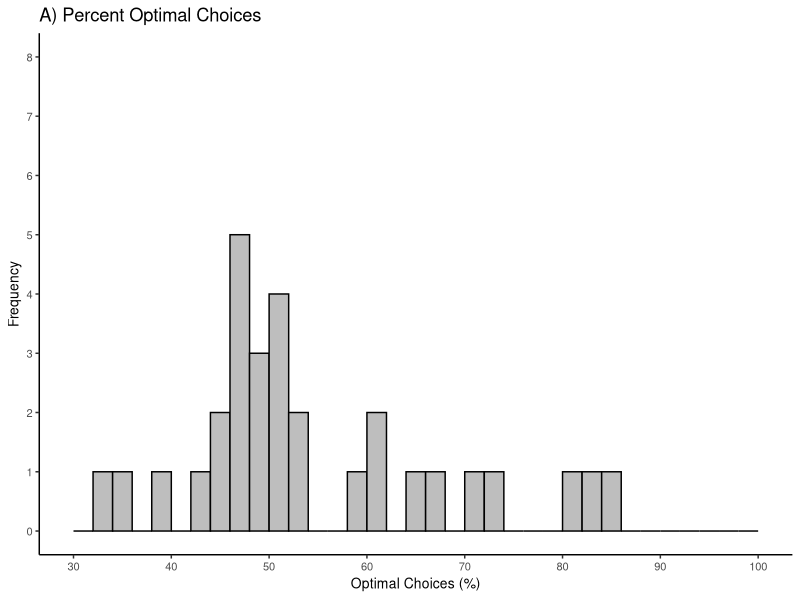
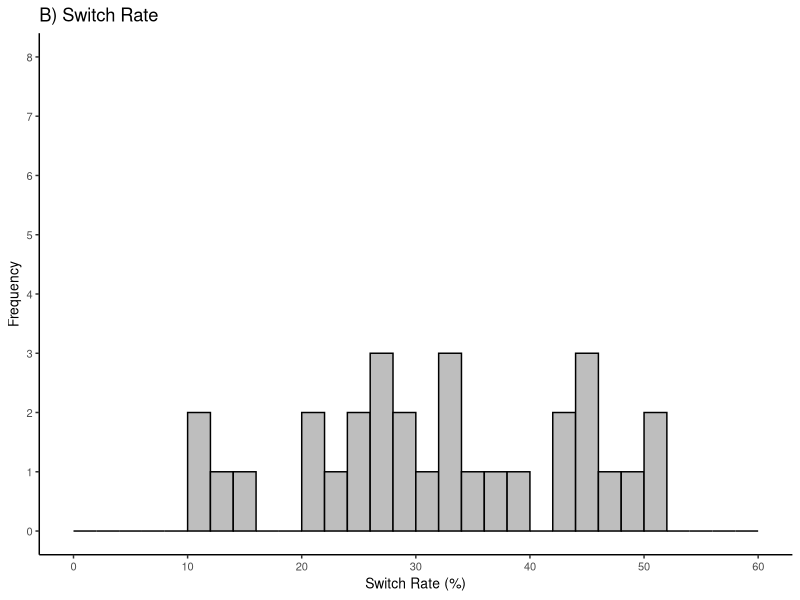
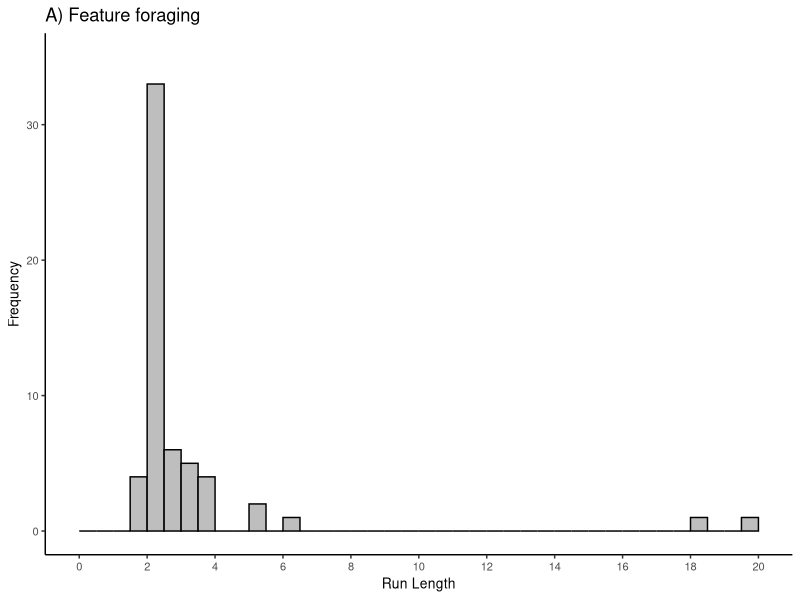
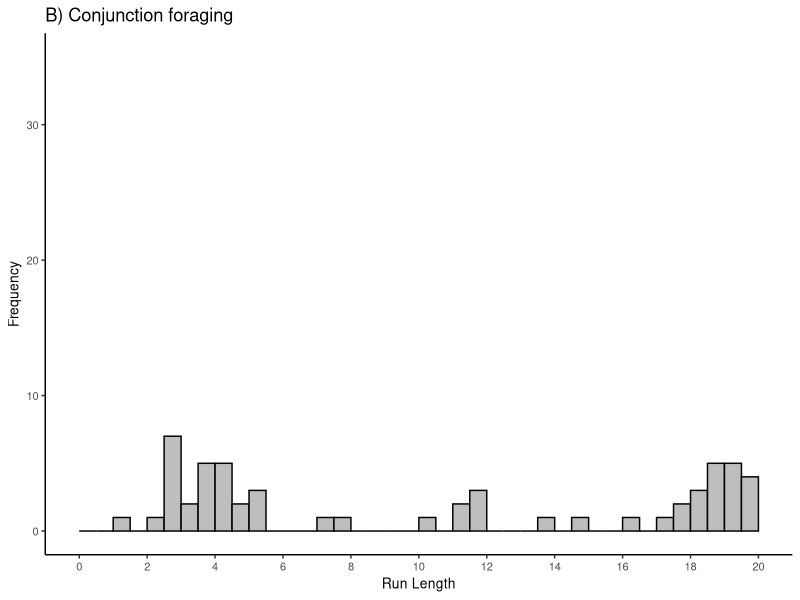
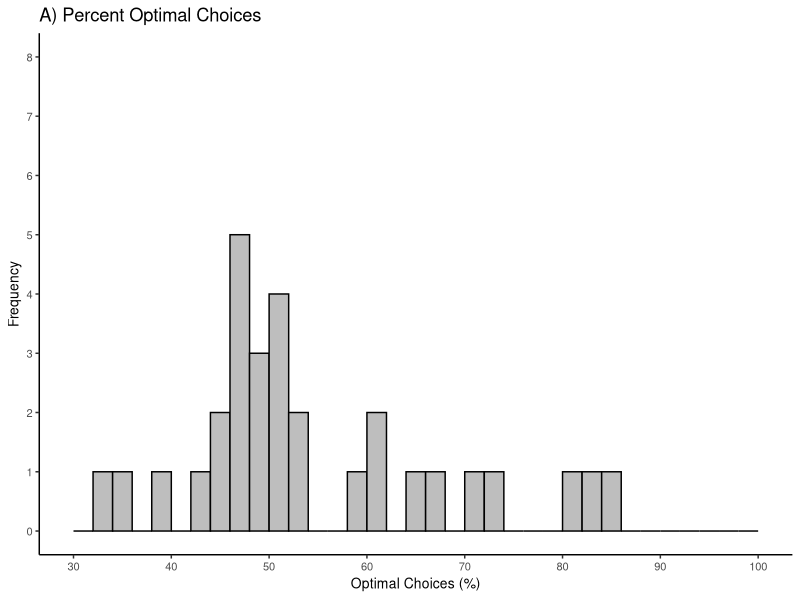
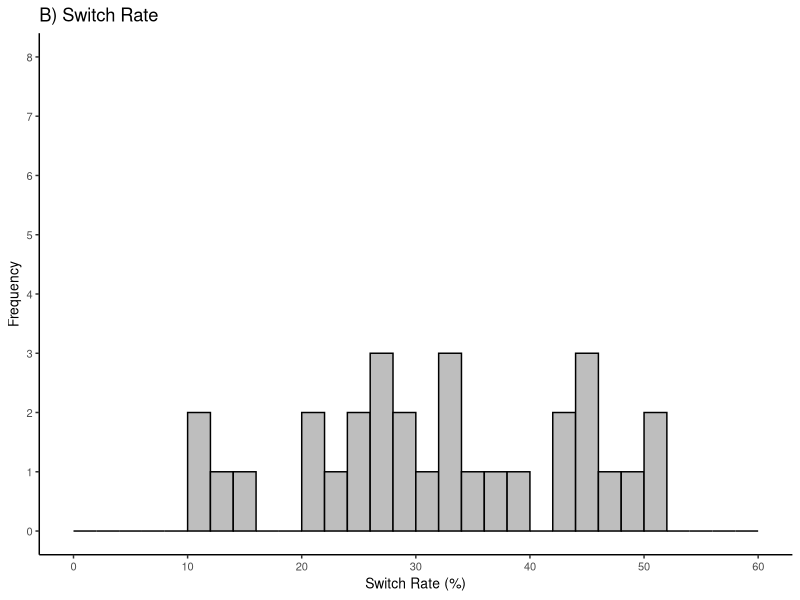
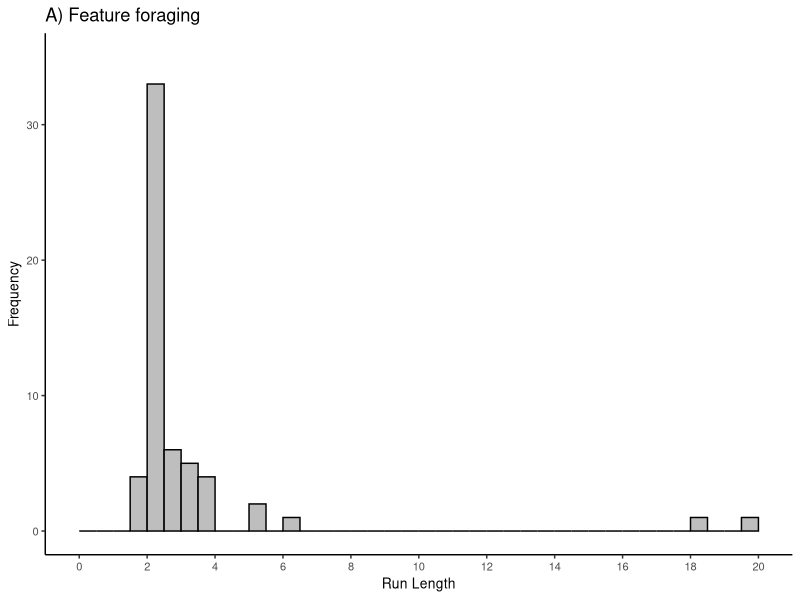
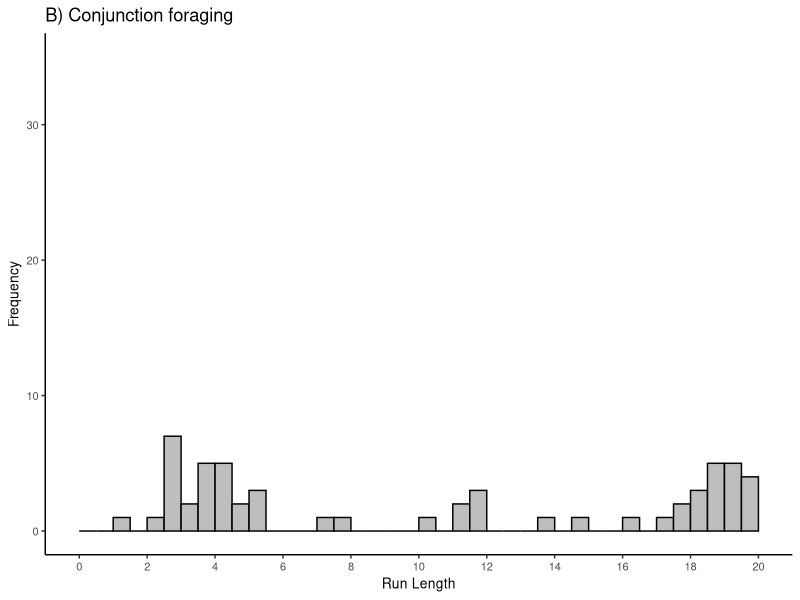

The R source for these figures, in order:
library(ggplot2)
#library(ggplot)
dat<- read.csv("summaryData.csv", header = TRUE,sep = ",")

dat$ac_propOpt <- dat$ac_propOpt*100 # Convert to %
dat$ac_switchRate <- dat$ac_switchRate*100 # Convert to %


##### ALASDAIR'S TEMPLATE
#plt <- ggplot(dat, aes(x = ls_mean_log_rt, y = ac_meanlog2rt))
#plt <- plt + geom_point() 
#plt <- plt + geom_smooth(method = lm, colour = "black", fullrange = TRUE, linetype = 0)
#plt <- plt + theme_bw()
#plt <- plt + scale_x_continuous("split-half: mean log rt (s)",
#                                limits = c(0, 14.5 ), breaks = x_breaks, labels = x_labels)
#plt <- plt + scale_y_continuous("adaptive choice: mean log rt (s)",
#                                breaks = y_breaks, labels = y_labels)
#plt <- plt + coord_cartesian(xlim=c(9.9, 13.1), ylim=c(11,12.3))
#plt <- plt + theme(
#  panel.grid.major = element_blank(), 
#  panel.grid.minor = element_blank())
# plt <- plt + ggtitle('Split-half and Attentional Control')
#ggsave("ls_v_ac_mean_log2rt.pdf", width = figYn, height = figYn)
#ggsave("ls_v_ac_mean_log2rt.png", width = figYn, height = figYn)
#plt

figXn <- 3.5
figYn <- 2



###### Percent Opt histogram

#png(file="AC_PercentOpt_Hist.png",width=1600,height=1600,res = 300)
plt<-ggplot(dat,aes(x=ac_propOpt)) + 
  geom_histogram(col = 'black',fill = "grey", alpha = 1,breaks = seq(30,100,2))
plt <- plt + scale_x_continuous(limits = c(30, 100), breaks = seq(30,100,10))
plt <- plt + scale_y_continuous(limits = c(0, 8), breaks = seq(0,8,1))
plt <- plt + theme_classic()
plt <- plt + labs(x = "Optimal Choices (%)", y = "Frequency")
plt <- plt + theme(axis.text.x = element_text(size=8),axis.text.y = element_text(size=8),
                   axis.title.x = element_text(size=10),axis.title.y = element_text(size=10))
                   #legend.position = c(.80, .95))
                   #legend.text = element_text(size=22))
legend.box.background = element_rect()
plt <- plt + ggtitle('A) Percent Optimal Choices')
ggsave("ac_percentOpt_hist.pdf", width = figXn, height = figYn)
plt
#ggsave("ls_v_ac_mean_log2rt.png", width = figYn, height = figYn)
#print(plt)
#dev.off()

###### Switch rate histogram

#png(file="AC_SwitchRate_Hist.png",width=1600,height=1600,res = 300)
plt<-ggplot(dat,aes(x=ac_switchRate)) + 
  geom_histogram(col = 'black',fill = "grey", alpha = 1,breaks = seq(0,60,2))
plt <- plt + scale_x_continuous(limits = c(0, 60), breaks = seq(0,60,10))
plt <- plt + scale_y_continuous(limits = c(0, 8), breaks = seq(0,8,1))
plt <- plt + theme_classic()
plt <- plt + labs(x = "Switch Rate (%)", y = "Frequency")
plt <- plt + theme(axis.text.x = element_text(size=8),axis.text.y = element_text(size=8),
                   axis.title.x = element_text(size=10),axis.title.y = element_text(size=10))
#legend.position = c(.80, .95))
#legend.text = element_text(size=22))
legend.box.background = element_rect()
plt <- plt + ggtitle('B) Switch Rate')
ggsave("ac_switchRate_hist.pdf", width = figXn, height = figYn)
plt




###### FG task

dat<- read.csv("Data_MultiTargForag_allsubs.txt", header = TRUE,sep = "\t")

###### Feature Foraging

#png(file="FG_feat_runLength_Hist.png",width=1600,height=1600,res = 300)
plt<-ggplot(dat,aes(x=Feature_RunLength)) + 
  geom_histogram(col = 'black',fill = "grey", alpha = 1,breaks = seq(0,35,.5))
plt <- plt + scale_x_continuous(limits = c(0, 20), breaks = seq(0,20,2))
plt <- plt + scale_y_continuous(limits = c(0, 35), breaks = seq(0,40,10))
plt <- plt + theme_classic()
plt <- plt + labs(x = "Run Length", y = "Frequency")
plt <- plt + theme(axis.text.x = element_text(size=8),axis.text.y = element_text(size=8),
                   axis.title.x = element_text(size=10),axis.title.y = element_text(size=10))
#legend.position = c(.80, .95))
#legend.text = element_text(size=22))
legend.box.background = element_rect()
plt <- plt + ggtitle('A) Feature foraging')
ggsave("fg_featureRunLength_hist.pdf", width = figXn, height = figYn)
plt
#ggsave("ls_v_ac_mean_log2rt.png", width = figYn, height = figYn)
#print(plt)
#dev.off()

###### Conjunction Foraging 

plt<-ggplot(dat,aes(x=Conj_RunLength)) + 
  geom_histogram(col = 'black',fill = "grey", alpha = 1,breaks = seq(0,35,.5))
plt <- plt + scale_x_continuous(limits = c(0, 20), breaks = seq(0,20,2))
plt <- plt + scale_y_continuous(limits = c(0, 35), breaks = seq(0,40,10))
plt <- plt + theme_classic()
plt <- plt + labs(x = "Run Length", y = "Frequency")
plt <- plt + theme(axis.text.x = element_text(size=8),axis.text.y = element_text(size=8),
                   axis.title.x = element_text(size=10),axis.title.y = element_text(size=10))
#legend.position = c(.80, .95))
#legend.text = element_text(size=22))
legend.box.background = element_rect()
plt <- plt + ggtitle('B) Conjunction foraging')
ggsave("fg_conjRunLength_hist.pdf", width = figXn, height = figYn)
plt
